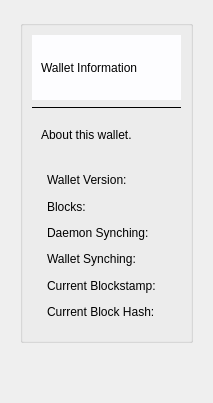
         <widget class="QWidget" name="information_page">
          <layout class="QGridLayout" name="gridLayout_154">
           <item row="0" column="0">
            <widget class="QFrame" name="frame_116">
             <property name="frameShape">
              <enum>QFrame::NoFrame</enum>
             </property>
             <property name="frameShadow">
              <enum>QFrame::Plain</enum>
             </property>
             <layout class="QGridLayout" name="gridLayout_156">
              <item row="0" column="1">
               <widget class="QGroupBox" name="groupBox_25">
                <property name="title">
                 <string/>
                </property>
                <layout class="QVBoxLayout" name="verticalLayout_27">
                 <item>
                  <widget class="QFrame" name="frame_117">
                   <property name="minimumSize">
                    <size>
                     <width>0</width>
                     <height>65</height>
                    </size>
                   </property>
                   <property name="maximumSize">
                    <size>
                     <width>16777215</width>
                     <height>65</height>
                    </size>
                   </property>
                   <property name="styleSheet">
                    <string notr="true">background-color: rgb(253, 253, 255);
font: 24pt &quot;Helvetica&quot;;</string>
                   </property>
                   <property name="frameShape">
                    <enum>QFrame::NoFrame</enum>
                   </property>
                   <property name="frameShadow">
                    <enum>QFrame::Raised</enum>
                   </property>
                   <layout class="QGridLayout" name="gridLayout_155">
                    <item row="0" column="0">
                     <widget class="QLabel" name="label_93">
                      <property name="text">
                       <string>Wallet Information</string>
                      </property>
                     </widget>
                    </item>
                   </layout>
                  </widget>
                 </item>
                 <item>
                  <widget class="Line" name="line_27">
                   <property name="frameShadow">
                    <enum>QFrame::Plain</enum>
                   </property>
                   <property name="orientation">
                    <enum>Qt::Horizontal</enum>
                   </property>
                  </widget>
                 </item>
                 <item>
                  <widget class="QFrame" name="frame_118">
                   <property name="minimumSize">
                    <size>
                     <width>0</width>
                     <height>0</height>
                    </size>
                   </property>
                   <property name="maximumSize">
                    <size>
                     <width>16777215</width>
                     <height>40</height>
                    </size>
                   </property>
                   <property name="styleSheet">
                    <string notr="true">border-radius:3px;
QFrame#frame_51{border-radius: 3px;}
</string>
                   </property>
                   <property name="frameShape">
                    <enum>QFrame::NoFrame</enum>
                   </property>
                   <property name="frameShadow">
                    <enum>QFrame::Raised</enum>
                   </property>
                   <layout class="QVBoxLayout" name="verticalLayout_20">
                    <property name="topMargin">
                     <number>0</number>
                    </property>
                    <property name="bottomMargin">
                     <number>0</number>
                    </property>
                    <item>
                     <widget class="QLabel" name="label_94">
                      <property name="minimumSize">
                       <size>
                        <width>0</width>
                        <height>40</height>
                       </size>
                      </property>
                      <property name="maximumSize">
                       <size>
                        <width>16777215</width>
                        <height>40</height>
                       </size>
                      </property>
                      <property name="styleSheet">
                       <string notr="true">font: 16pt 'Helvetica';
background-color: rgba(255, 255, 255, 0);</string>
                      </property>
                      <property name="text">
                       <string>About this wallet. </string>
                      </property>
                     </widget>
                    </item>
                   </layout>
                  </widget>
                 </item>
                 <item>
                  <widget class="QFrame" name="frame_119">
                   <property name="minimumSize">
                    <size>
                     <width>0</width>
                     <height>170</height>
                    </size>
                   </property>
                   <property name="maximumSize">
                    <size>
                     <width>16777215</width>
                     <height>170</height>
                    </size>
                   </property>
                   <property name="styleSheet">
                    <string notr="true">font: 16pt &quot;Helvetica&quot;;</string>
                   </property>
                   <property name="frameShape">
                    <enum>QFrame::NoFrame</enum>
                   </property>
                   <property name="frameShadow">
                    <enum>QFrame::Raised</enum>
                   </property>
                   <layout class="QGridLayout" name="gridLayout_39">
                    <property name="leftMargin">
                     <number>0</number>
                    </property>
                    <item row="0" column="1">
                     <widget class="QLabel" name="ver">
                      <property name="text">
                       <string/>
                      </property>
                      <property name="wordWrap">
                       <bool>true</bool>
                      </property>
                     </widget>
                    </item>
                    <item row="1" column="0">
                     <widget class="QLabel" name="blks_lbl">
                      <property name="styleSheet">
                       <string notr="true">font: 16pt 'Helvetica';
padding-left: 12px;
background-color: rgba(255, 255, 255, 0);</string>
                      </property>
                      <property name="text">
                       <string>Blocks:</string>
                      </property>
                     </widget>
                    </item>
                    <item row="6" column="0">
                     <widget class="QLabel" name="bhsh_lbl">
                      <property name="styleSheet">
                       <string notr="true">font: 16pt 'Helvetica';
padding-left: 12px;
background-color: rgba(255, 255, 255, 0);</string>
                      </property>
                      <property name="text">
                       <string>Current Block Hash:</string>
                      </property>
                     </widget>
                    </item>
                    <item row="4" column="1">
                     <widget class="QLabel" name="isync">
                      <property name="text">
                       <string/>
                      </property>
                      <property name="wordWrap">
                       <bool>true</bool>
                      </property>
                     </widget>
                    </item>
                    <item row="5" column="0">
                     <widget class="QLabel" name="bstp_lbl">
                      <property name="styleSheet">
                       <string notr="true">font: 16pt 'Helvetica';
padding-left: 12px;
background-color: rgba(255, 255, 255, 0);</string>
                      </property>
                      <property name="text">
                       <string>Current Blockstamp:</string>
                      </property>
                     </widget>
                    </item>
                    <item row="1" column="1">
                     <widget class="QLabel" name="blks">
                      <property name="text">
                       <string/>
                      </property>
                      <property name="wordWrap">
                       <bool>true</bool>
                      </property>
                     </widget>
                    </item>
                    <item row="0" column="0">
                     <widget class="QLabel" name="ver_lbl">
                      <property name="styleSheet">
                       <string notr="true">font: 16pt 'Helvetica';
padding-left: 12px;
background-color: rgba(255, 255, 255, 0);</string>
                      </property>
                      <property name="text">
                       <string>Wallet Version:</string>
                      </property>
                     </widget>
                    </item>
                    <item row="6" column="1">
                     <widget class="QLabel" name="bhsh">
                      <property name="text">
                       <string/>
                      </property>
                      <property name="wordWrap">
                       <bool>true</bool>
                      </property>
                     </widget>
                    </item>
                    <item row="5" column="1">
                     <widget class="QLabel" name="bstp">
                      <property name="text">
                       <string/>
                      </property>
                      <property name="wordWrap">
                       <bool>true</bool>
                      </property>
                     </widget>
                    </item>
                    <item row="4" column="0">
                     <widget class="QLabel" name="isync_lbl">
                      <property name="styleSheet">
                       <string notr="true">font: 16pt 'Helvetica';
padding-left: 12px;
background-color: rgba(255, 255, 255, 0);</string>
                      </property>
                      <property name="text">
                       <string>Wallet Synching:</string>
                      </property>
                     </widget>
                    </item>
                    <item row="2" column="0">
                     <widget class="QLabel" name="dsync_lbl">
                      <property name="styleSheet">
                       <string notr="true">font: 16pt 'Helvetica';
padding-left: 12px;
background-color: rgba(255, 255, 255, 0);</string>
                      </property>
                      <property name="text">
                       <string>Daemon Synching:</string>
                      </property>
                     </widget>
                    </item>
                    <item row="2" column="1">
                     <widget class="QLabel" name="dsync">
                      <property name="text">
                       <string/>
                      </property>
                     </widget>
                    </item>
                   </layout>
                  </widget>
                 </item>
                </layout>
               </widget>
              </item>
              <item row="1" column="1">
               <spacer name="verticalSpacer_15">
                <property name="orientation">
                 <enum>Qt::Vertical</enum>
                </property>
                <property name="sizeHint" stdset="0">
                 <size>
                  <width>20</width>
                  <height>40</height>
                 </size>
                </property>
               </spacer>
              </item>
             </layout>
            </widget>
           </item>
          </layout>
         </widget>
